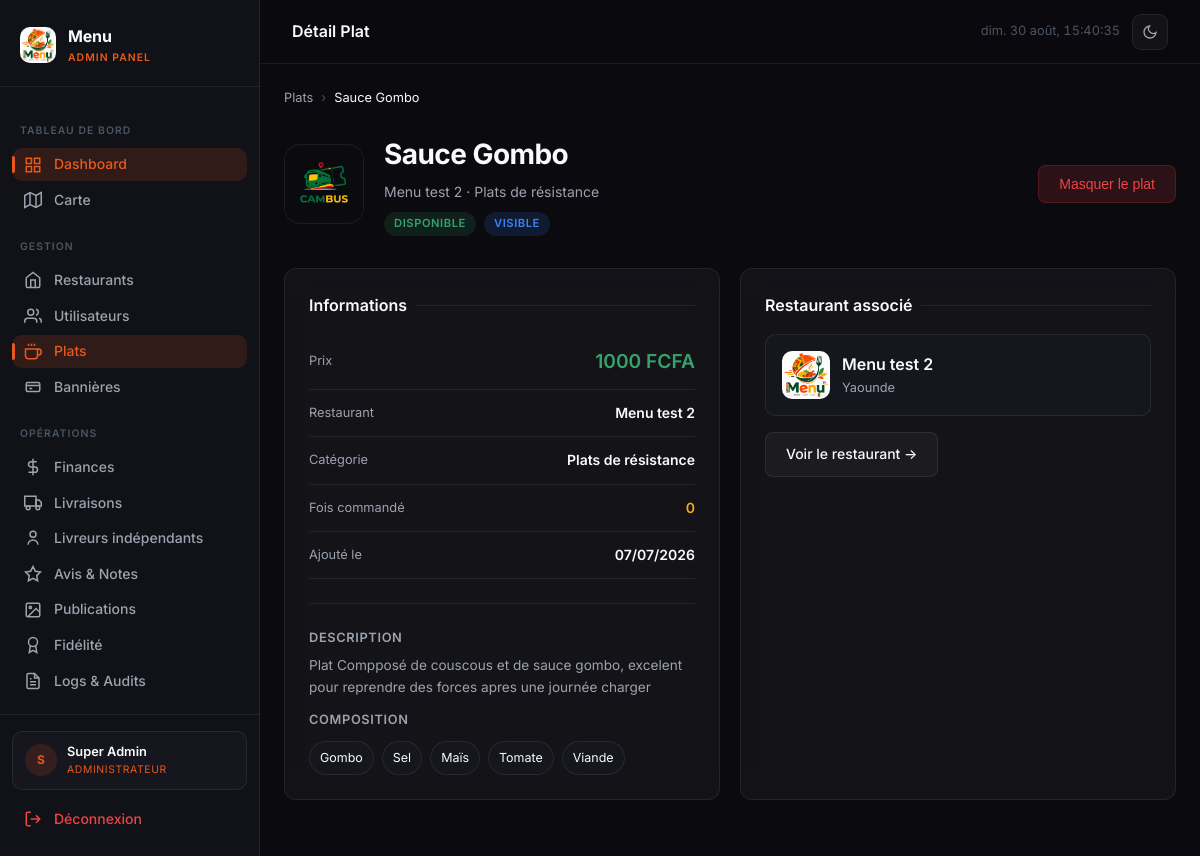
The page /admin-panel/dishes/43/ (signed in) on the database its author committed.
### core/models.py (models this page shows, shortened)
class User(AbstractUser):
    ROLE_CHOICES = [
        ('admin', 'Administrateur'),
        ('restaurant', 'Restaurant'),
        ('client', 'Client'),
        ('livreur', 'Livreur'),
    ]
    role = models.CharField(max_length=20, choices=ROLE_CHOICES, default='client')
    telephone = models.CharField(max_length=20, blank=True)
    allergies = models.CharField(max_length=300, blank=True)
    avatar = models.ImageField(upload_to='avatars/', blank=True, null=True)
    gain_total = models.DecimalField(max_digits=12, decimal_places=0, default=0)
    nombre_livraisons = models.PositiveIntegerField(default=0)
    restaurant_attache = models.ForeignKey(
        'RestaurantProfile', on_delete=models.SET_NULL, null=True, blank=True, related_name='livreurs',
    )
    points_solde = models.PositiveIntegerField(default=0)
    feed_seed = models.UUIDField(default=uuid.uuid4, editable=False)
    class Meta:
        verbose_name = 'Utilisateur'
        verbose_name_plural = 'Utilisateurs'

class Plat(ApercuMixin, models.Model):
    restaurant = models.ForeignKey(RestaurantProfile, on_delete=models.CASCADE, related_name='plats')
    categorie = models.ForeignKey(Categorie, on_delete=models.SET_NULL, null=True, blank=True)
    nom = models.CharField(max_length=200)
    description = models.TextField(blank=True)
    prix = models.DecimalField(max_digits=10, decimal_places=0)
    frais_livraison = models.DecimalField(max_digits=10, decimal_places=0, default=500)
    image = models.ImageField(upload_to='plats/', blank=True, null=True)
    is_available = models.BooleanField(default=True)
    is_popular = models.BooleanField(default=False)
    is_featured = models.BooleanField(default=False)
    is_visible = models.BooleanField(default=True)
    plat_du_jour_le = models.DateField(null=True, blank=True)
    allergies = models.CharField(max_length=300, blank=True)
    ingredients = models.TextField(blank=True)
    created_at = models.DateTimeField(auto_now_add=True)
    class Meta:
        verbose_name = 'Plat'
        verbose_name_plural = 'Plats'

class RestaurantProfile(models.Model):
    user = models.OneToOneField(User, on_delete=models.CASCADE, related_name='restaurant_profile')
    nom = models.CharField(max_length=200)
    description = models.TextField(blank=True)
    adresse = models.CharField(max_length=300)
    ville = models.CharField(max_length=100)
    pays = models.CharField(max_length=100, default='Cameroun')
    latitude = models.DecimalField(max_digits=9, decimal_places=6, null=True, blank=True)
    longitude = models.DecimalField(max_digits=9, decimal_places=6, null=True, blank=True)
    logo = models.ImageField(upload_to='restaurants/logos/', blank=True, null=True)
    cover_image = models.ImageField(upload_to='restaurants/covers/', blank=True, null=True)
    commission_rate = models.DecimalField(max_digits=5, decimal_places=2, default=10.00)
    is_verified = models.BooleanField(default=False)
    is_open = models.BooleanField(default=True)
    temps_livraison_moyen = models.PositiveIntegerField(default=30)
    frais_livraison = models.DecimalField(max_digits=10, decimal_places=0, default=500)
    prix_reservation = models.DecimalField(max_digits=10, decimal_places=0, default=5000)
    note_cache = models.DecimalField(max_digits=3, decimal_places=1, default=0)
    created_at = models.DateTimeField(auto_now_add=True)
    class Meta:
        verbose_name = 'Profil Restaurant'
        verbose_name_plural = 'Profils Restaurants'

class Categorie(models.Model):
    nom = models.CharField(max_length=100)
    description = models.TextField(blank=True)
    icone = models.CharField(max_length=50, blank=True)
    class Meta:
        verbose_name = 'Catégorie'
        verbose_name_plural = 'Catégories'

### core/views/dashboard.py (the view)
    def wrapper(request, *args, **kwargs):
        if not request.user.is_authenticated or request.user.role != 'admin':
            return redirect('core:login')
        return view_func(request, *args, **kwargs)

### templates/admin_panel/dishes/detail.html (shortened to what this page needs)
{% extends 'base.html' %}
{% block topbar_title %}Détail Plat{% endblock %}
{% block content %}
<div class="breadcrumb anim-fade-up">
  <a href="{% url 'core:dish_list' %}">Plats</a>
  <span class="breadcrumb-sep">›</span>
  <span class="breadcrumb-current">{{ plat.nom }}</span>
</div>
<div class="page-header anim-fade-up">
  <div class="hero-info">
    {% if plat.image %}<img src="{{ plat.image.url }}" style="width:80px;height:80px;border-radius:16px;object-fit:cover;border:1px solid var(--border);">
    {% else %}<div style="width:80px;height:80px;border-radius:16px;background:var(--accent-amber-dim);display:flex;align-items:center;justify-content:center;font-size:2.5rem;">🍽️</div>{% endif %}
    <div>
      <h1 class="page-title">{{ plat.nom }}</h1>
      <p class="page-subtitle">{{ plat.restaurant.nom }} · {{ plat.categorie.nom|default:"Sans catégorie" }}</p>
      <div style="margin-top:8px;display:flex;gap:8px;flex-wrap:wrap;">
        {% if plat.is_available %}<span class="badge badge-green">Disponible</span>{% else %}<span class="badge badge-red">Indisponible</span>{% endif %}
        {% if plat.is_visible %}<span class="badge badge-blue">Visible</span>{% else %}<span class="badge badge-gray">Masqué</span>{% endif %}
      </div>
    </div>
  </div>
  <form method="post" action="{% url 'core:dish_toggle' plat.pk %}">{% csrf_token %}
    <button class="btn {% if plat.is_visible %}btn-danger{% else %}btn-amber{% endif %}">{% if plat.is_visible %}Masquer le plat{% else %}Rendre visible{% endif %}</button>
  </form>
</div>
<div class="charts-grid charts-grid-2">
  <div class="glass-card" style="padding:24px;">
    <div class="section-title">Informations</div>
    <div class="stat-row"><span class="stat-row-label">Prix</span><span class="stat-row-value" style="color:var(--accent-green);font-size:1.2rem;">{{ plat.prix|floatformat:0 }} FCFA</span></div>
    <div class="stat-row"><span class="stat-row-label">Restaurant</span><span class="stat-row-value">{{ plat.restaurant.nom }}</span></div>
    <div class="stat-row"><span class="stat-row-label">Catégorie</span><span class="stat-row-value">{{ plat.categorie.nom|default:"—" }}</span></div>
    <div class="stat-row"><span class="stat-row-label">Fois commandé</span><span class="stat-row-value" style="color:var(--accent-amber);">{{ nb_commandes }}</span></div>
    <div class="stat-row"><span class="stat-row-label">Ajouté le</span><span class="stat-row-value">{{ plat.created_at|date:"d/m/Y" }}</span></div>
    {% if plat.description %}
    <div class="divider"></div>
    <div class="form-label">Description</div>
    <p style="font-size:0.85rem;color:var(--text-secondary);line-height:1.6;">{{ plat.description }}</p>
    {% endif %}
    {% if composition %}
    <div style="margin-top:12px;">
      <div class="form-label">Composition</div>
      <div style="display:flex;gap:8px;flex-wrap:wrap;margin-top:10px;">
        {% for ingredient in composition %}
        <span style="padding:6px 10px;border-radius:999px;border:1px solid var(--border);background:var(--bg-tertiary);font-size:0.78rem;color:var(--text-primary);">{{ ingredient }}</span>
        {% endfor %}
      </div>
    </div>
    {% elif plat.ingredients %}
    <div style="margin-top:12px;">
      <div class="form-label">Composition</div>
      <p style="font-size:0.8rem;color:var(--text-secondary);">{{ plat.ingredients }}</p>
    </div>
    {% endif %}
  </div>
  <div class="glass-card" style="padding:24px;">
    <div class="section-title">Restaurant associé</div>
    <div style="display:flex;align-items:center;gap:12px;padding:16px;background:var(--bg-tertiary);border-radius:10px;border:1px solid var(--border);">
      {% if plat.restaurant.logo %}
      <img src="{{ plat.restaurant.logo.url }}" style="width:48px;height:48px;border-radius:10px;object-fit:cover;">
      {% else %}
      <div style="width:48px;height:48px;border-radius:10px;background:var(--accent-green-dim);display:flex;align-items:center;justify-content:center;font-weight:700;color:var(--accent-green);">{{ plat.restaurant.nom|first|upper }}</div>
      {% endif %}
      <div>
        <div style="font-weight:600;color:var(--text-primary);">{{ plat.restaurant.nom }}</div>
        <div style="font-size:0.8rem;color:var(--text-secondary);">{{ plat.restaurant.ville }}</div>
      </div>
    </div>
    <div style="margin-top:16px;">
      <a href="{% url 'core:restaurant_detail' plat.restaurant.pk %}" class="btn btn-secondary">Voir le restaurant →</a>
    </div>
  </div>
</div>
{% endblock %}

### templates/base.html (shortened to what this page needs)
<!DOCTYPE html>
<html lang="fr">
<head>
{% load static %}
<link rel="stylesheet" href="{% static 'css/base.css' %}">
<link rel="stylesheet" href="{% static 'css/sidebar.css' %}">
<link rel="stylesheet" href="{% static 'css/animations.css' %}">
</head>
<body>
<div class="app-layout">
  <aside class="sidebar" id="sidebar">
    <div class="sidebar-header">
      <img src="{% static 'logo.png' %}" alt="Menu" class="sidebar-logo" onerror="this.style.display='none'">
      <div class="sidebar-brand">
        <div class="sidebar-brand-name">Menu</div>
        <div class="sidebar-brand-sub">Admin Panel</div>
      </div>
    </div>
    <nav class="sidebar-nav">
      <span class="nav-section-label">Tableau de bord</span>
      <a href="{% url 'core:dashboard' %}" class="nav-item {% if active_page == 'dashboard' %}active{% endif %}">
        <svg class="nav-icon" viewBox="0 0 24 24" fill="none" stroke-width="2"><rect x="3" y="3" width="7" height="7"/><rect x="14" y="3" width="7" height="7"/><rect x="14" y="14" width="7" height="7"/><rect x="3" y="14" width="7" height="7"/></svg>
        Dashboard
      </a>
      <a href="{% url 'core:map' %}" class="nav-item {% if active_page == 'map' %}active{% endif %}">
        <svg class="nav-icon" viewBox="0 0 24 24" fill="none" stroke-width="2"><polygon points="1 6 1 22 8 18 16 22 23 18 23 2 16 6 8 2 1 6"/><line x1="8" y1="2" x2="8" y2="18"/><line x1="16" y1="6" x2="16" y2="22"/></svg>
        Carte
      </a>
      <span class="nav-section-label">Gestion</span>
      <a href="{% url 'core:restaurant_list' %}" class="nav-item {% if active_page == 'restaurants' %}active{% endif %}">
        <svg class="nav-icon" viewBox="0 0 24 24" fill="none" stroke-width="2"><path d="M3 9l9-7 9 7v11a2 2 0 0 1-2 2H5a2 2 0 0 1-2-2z"/><polyline points="9 22 9 12 15 12 15 22"/></svg>
        Restaurants
      </a>
      <a href="{% url 'core:user_list' %}" class="nav-item {% if active_page == 'users' %}active{% endif %}">
        <svg class="nav-icon" viewBox="0 0 24 24" fill="none" stroke-width="2"><path d="M17 21v-2a4 4 0 0 0-4-4H5a4 4 0 0 0-4 4v2"/><circle cx="9" cy="7" r="4"/><path d="M23 21v-2a4 4 0 0 0-3-3.87"/><path d="M16 3.13a4 4 0 0 1 0 7.75"/></svg>
        Utilisateurs
      </a>
      <a href="{% url 'core:dish_list' %}" class="nav-item {% if active_page == 'dishes' %}active{% endif %}">
        <svg class="nav-icon" viewBox="0 0 24 24" fill="none" stroke-width="2"><path d="M18 8h1a4 4 0 0 1 0 8h-1"/><path d="M2 8h16v9a4 4 0 0 1-4 4H6a4 4 0 0 1-4-4V8z"/><line x1="6" y1="1" x2="6" y2="4"/><line x1="10" y1="1" x2="10" y2="4"/><line x1="14" y1="1" x2="14" y2="4"/></svg>
        Plats
      </a>
      <a href="{% url 'core:banniere_list' %}" class="nav-item {% if active_page == 'bannieres' %}active{% endif %}">
        <svg class="nav-icon" viewBox="0 0 24 24" fill="none" stroke-width="2"><rect x="3" y="6" width="18" height="12" rx="2"/><path d="M3 10h18"/><path d="M7 14h4"/></svg>
        Bannières
      </a>
      <span class="nav-section-label">Opérations</span>
      <a href="{% url 'core:finances' %}" class="nav-item {% if active_page == 'finances' %}active{% endif %}">
        <svg class="nav-icon" viewBox="0 0 24 24" fill="none" stroke-width="2"><line x1="12" y1="1" x2="12" y2="23"/><path d="M17 5H9.5a3.5 3.5 0 0 0 0 7h5a3.5 3.5 0 0 1 0 7H6"/></svg>
        Finances
      </a>
      <a href="{% url 'core:deliveries' %}" class="nav-item {% if active_page == 'deliveries' %}active{% endif %}">
        <svg class="nav-icon" viewBox="0 0 24 24" fill="none" stroke-width="2"><rect x="1" y="3" width="15" height="13"/><polygon points="16 8 20 8 23 11 23 16 16 16 16 8"/><circle cx="5.5" cy="18.5" r="2.5"/><circle cx="18.5" cy="18.5" r="2.5"/></svg>
        Livraisons
      </a>
      <a href="{% url 'core:admin_livreurs' %}" class="nav-item {% if active_page == 'livreurs' %}active{% endif %}">
        <svg class="nav-icon" viewBox="0 0 24 24" fill="none" stroke-width="2"><circle cx="12" cy="7" r="4"/><path d="M5.5 21a6.5 6.5 0 0 1 13 0"/></svg>
        Livreurs indépendants
      </a>
      <a href="{% url 'core:reviews' %}" class="nav-item {% if active_page == 'reviews' %}active{% endif %}">
        <svg class="nav-icon" viewBox="0 0 24 24" fill="none" stroke-width="2"><polygon points="12 2 15.09 8.26 22 9.27 17 14.14 18.18 21.02 12 17.77 5.82 21.02 7 14.14 2 9.27 8.91 8.26 12 2"/></svg>
        Avis & Notes
      </a>
      <a href="{% url 'core:admin_publications' %}" class="nav-item {% if active_page == 'publications' %}active{% endif %}">
        <svg class="nav-icon" viewBox="0 0 24 24" fill="none" stroke-width="2"><rect x="3" y="3" width="18" height="18" rx="2"/><circle cx="8.5" cy="8.5" r="1.5"/><polyline points="21 15 16 10 5 21"/></svg>
        Publications
      </a>
      <a href="{% url 'core:admin_fidelite' %}" class="nav-item {% if active_page == 'fidelite' %}active{% endif %}">
        <svg class="nav-icon" viewBox="0 0 24 24" fill="none" stroke-width="2"><circle cx="12" cy="8" r="6"/><path d="M15.477 12.89 17 22l-5-3-5 3 1.523-9.11"/></svg>
        Fidélité
      </a>
      <a href="{% url 'core:logs' %}" class="nav-item {% if active_page == 'logs' %}active{% endif %}">
        <svg class="nav-icon" viewBox="0 0 24 24" fill="none" stroke-width="2"><path d="M14 2H6a2 2 0 0 0-2 2v16a2 2 0 0 0 2 2h12a2 2 0 0 0 2-2V8z"/><polyline points="14 2 14 8 20 8"/><line x1="16" y1="13" x2="8" y2="13"/><line x1="16" y1="17" x2="8" y2="17"/><polyline points="10 9 9 9 8 9"/></svg>
        Logs & Audits
      </a>
    </nav>
    <div class="sidebar-footer">
      <div class="sidebar-user">
        <div class="sidebar-avatar">{{ request.user.first_name|first|upper|default:request.user.username|first|upper }}</div>
        <div class="sidebar-user-info">
          <div class="sidebar-user-name">{{ request.user.get_full_name|default:request.user.username }}</div>
          <div class="sidebar-user-role">Administrateur</div>
        </div>
      </div>
      <a href="{% url 'core:logout' %}" class="nav-item" style="color:var(--accent-red);">
        <svg class="nav-icon" viewBox="0 0 24 24" fill="none" stroke-width="2"><path d="M9 21H5a2 2 0 0 1-2-2V5a2 2 0 0 1 2-2h4"/><polyline points="16 17 21 12 16 7"/><line x1="21" y1="12" x2="9" y2="12"/></svg>
        Déconnexion
      </a>
    </div>
  </aside>
  <div class="main-content">
    <header class="topbar">
      <div class="topbar-left">
        <span class="topbar-title">{% block topbar_title %}{% endblock %}</span>
      </div>
      <div class="topbar-right">
        <span class="topbar-time" id="topbar-clock"></span>
        <button class="theme-toggle" id="themeToggle" title="Changer de thème" aria-label="Basculer thème clair/sombre">
          <svg class="icon-moon" viewBox="0 0 24 24" fill="none" stroke-width="2"><path d="M21 12.79A9 9 0 1 1 11.21 3 7 7 0 0 0 21 12.79z"/></svg>
        </button>
      </div>
    </header>
    <div class="page-wrapper">
      {% block content %}{% endblock %}
    </div>
  </div>
</div>
</body>
</html>

### rows shown on the page
User: user.first_name|first "S", user.get_full_name "Super Admin"
Plat: nom "Sauce Gombo", image (picture), restaurant.nom "Menu test 2", categorie.nom "Plats de résistance", prix "1000", created_at "07/07/2026", description "Plat Compposé de couscous et de sauce gombo, excelent pour reprendre des forces apres une journée charger", restaurant.logo (picture), restaurant.ville "Yaounde"

### other values the page prints
{{ nb_commandes }} "0"
{{ ingredient }} "Gombo" "Sel" "Maïs" "Tomate" "Viande"
